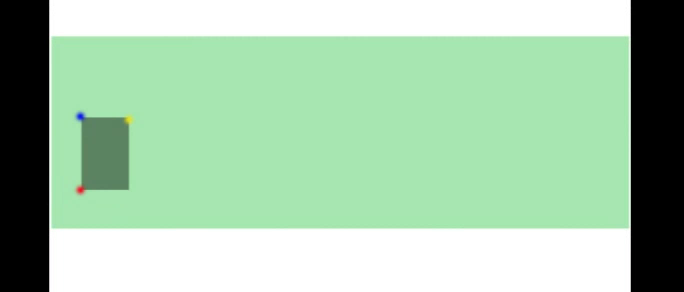
//> input picture frame 15 of examples/opencv/tracking/ExampleVideo.mp4, 684 x 292 px
$ ./main   (built with g++ and OpenCV 4)
//> lines starting //> are read from the running program, lines starting //| are printed output that depends on the picture; after the words box and inside, x2 and y2 are one past the last pixel; in counts of white or black regions, pixels touching at a corner belong together
### examples/opencv/tracking/getColorTrajectory.h
/*
 * getColorTrajectory.h
 *
 *  Created on: Oct 18, 2015
 *      Author: giuliano
 */

#ifndef GETCOLORTRAJECTORY_H_
#define GETCOLORTRAJECTORY_H_

#include <iostream>
#include <stdio.h>
#include <opencv2/imgproc/imgproc.hpp>
#include <opencv2/core/core.hpp>
#include <opencv2/highgui/highgui.hpp>
#include <opencv2/video/video.hpp>
#include <string>
#include <vector>
#include <fstream>


using namespace std;
using namespace cv;


class getColorTrajectory {
public:
	getColorTrajectory();
	virtual ~getColorTrajectory();
	void setColor(int hMin, int sMin, int vMin, int hMax, int sMax, int vMax);
	void drawTrajectory(int r, int g, int b);
	void saveToFile(string path);
	void detectTrajectory(Mat frame);
	Mat getFrame();
	void setLineColor(int r, int g, int b);
	vector<int> getLineColor();
	vector<Point2f> getTrajectory();
private:
	vector<int> colorDetected, lineRGB;
	vector<Point2f> trajectory;
	Mat resized;

};

#endif /* GETCOLORTRAJECTORY_H_ */

### examples/opencv/tracking/getColorTrajectory.cpp
/*
 * getColorTrajectory.cpp
 *
 *  Created on: Oct 18, 2015
 *      Author: giuliano
 */

#include "getColorTrajectory.h"

getColorTrajectory::getColorTrajectory() {
	// TODO Auto-generated constructor stub

}

getColorTrajectory::~getColorTrajectory() {
	// TODO Auto-generated destructor stub
}

void getColorTrajectory::setColor(int hMin, int sMin, int vMin, int hMax, int sMax, int vMax)
{
	colorDetected.push_back(hMin);
	colorDetected.push_back(sMin);
	colorDetected.push_back(vMin);
	colorDetected.push_back(hMax);
    colorDetected.push_back(sMax);
    colorDetected.push_back(vMax);
}

void  getColorTrajectory::setLineColor(int r, int g, int b)
{
	lineRGB.push_back(r);
	lineRGB.push_back(g);
	lineRGB.push_back(b);
}


vector<Point2f> getColorTrajectory::getTrajectory()
{
	return trajectory;
}


Mat getColorTrajectory::getFrame()
{
	return resized;
}

vector<int>  getColorTrajectory::getLineColor()
{
	return lineRGB;
}


void getColorTrajectory::detectTrajectory(Mat frame)
{


			resized=frame;
	        cv::Mat hsv_image, detected;
	        cv::medianBlur(resized, resized, 3);//blur the image before changing to HSV
	        cv::cvtColor(resized, hsv_image, cv::COLOR_BGR2HSV);//change from BGR to HSV, easier to detect colors


	        cv::inRange(hsv_image, cv::Scalar(colorDetected.at(0), colorDetected.at(1), colorDetected.at(2)),//detect a color
	        cv::Scalar(colorDetected.at(3), colorDetected.at(4), colorDetected.at(5)), detected);

	        cv::medianBlur(detected, detected,3);//blur again


	        Mat canny_output;
		    vector<vector<Point> > contours;
		    vector<Vec4i> hierarchy;
		    RNG rng(12345);

		    /// Detect edges using canny
		    Canny( detected, canny_output, 100, 100*2, 3 );
		    /// Find contours
		    findContours( canny_output, contours, hierarchy, CV_RETR_TREE, CV_CHAIN_APPROX_SIMPLE, Point(0, 0) );

	    	  /// Draw contours
		    Mat drawing = Mat::zeros( canny_output.size(), CV_8UC3 );
		    for( int i = 0; i< contours.size(); i++ )
		  	 {
		  	     Scalar color = Scalar( rng.uniform(0, 255), rng.uniform(0,255), rng.uniform(0,255) );
		  	     drawContours( drawing, contours, i, color, 2, 8, hierarchy, 0, Point() );
			 }


		      //saves the contours
	          findContours( canny_output, contours, hierarchy, CV_RETR_TREE, CV_CHAIN_APPROX_SIMPLE, Point(0, 0) );

	          /// Get the moments
	          vector<Moments> mu(contours.size() );
	          if(contours.empty()==false)
	    {
	          for( int i = 0; i < contours.size(); i++ )
	          { mu[i] = moments( contours[i], false ); }

	          ///  Get the mass centers:
	          vector<Point2f> mc( contours.size() );

	          for( int i = 0; i < contours.size(); i++ )
	           { mc[i] = Point2f( mu[i].m10/mu[i].m00 , mu[i].m01/mu[i].m00 ); }

	          if((mc[0].x != mc[0].x) == false)//VERY IMPORTANT!!! THIS line delete all the NaN value from the trajectory
	          trajectory.push_back(mc[0]);//only save one contour


	    }


}


void getColorTrajectory::drawTrajectory(int r, int g, int b)
{
	 if(trajectory.size()>=2)
	 {
		 for(int i=1;i<trajectory.size();i++)
	     line(resized, trajectory.at(i-1),trajectory.at(i), Scalar(r,g,b), 3, 8, 0);
	 }
}

### examples/opencv/tracking/main.cpp
/*
 * main.cpp
 *
 *  Created on: Oct 18, 2015
 *      Author: giuliano
 */
#include "getColorTrajectory.h"
#include<sstream>

int main(int argc, char* argv[])
{

  bool endVideo=false;
  vector<int> line1, line2, line3;
  string path1_x,path2_x,path3_x,path1_y,path2_y,path3_y;
  string finalFrameColor1, finalFrameColor2, finalFrameColor3, finalFrameAllColors;
  VideoCapture cap("ExampleVideo.mp4"); // open the video file for reading

  ofstream color1Trajectory_x,color2Trajectory_x,color3Trajectory_x,color1Trajectory_y,color2Trajectory_y,color3Trajectory_y;
  getColorTrajectory color1, color2,color3;
  int countFrames=0;;
  stringstream streamColor1, streamColor2, streamColor3, streamAllColors;
  string filenameCol1, filenameCol2, filenameCol3, filenameAllColors;
  //SETTINGS//

  Size outputFrameSize(750,450);
  //output frame size
  //choose the size of your image. This is very important.
  //if you set a small size, the contours detected will be too small
  //and therefore the centroids can't be computed.

  bool saveLastFrame = true;
  //true:youwill save the last frame as picture, you will have the
  //picture with the final trajectory
  //if trajectoriesInOneFrame is false, you will only have 3 pictures
  //with individual trajectories
  //if trajectoriesInOneFrame is true, you will have 3 pictures
  //with individual trajectories and one picture with all the trajectories

  //false: dont's save the final frame
  finalFrameColor1="Color1Trajectory";
  finalFrameColor2="Color2Trajectory";
  finalFrameColor3="Color3TRajectory";
  finalFrameAllColors="Trajectories";


  bool showVideo = false;
  //show video
  //the video that you updated will be shown
  //even if nothing is detected the video will still be shown


  bool trajectoriesInOneFrame = false;
  //trajectories in one frame
  //false: each trajectory will be in one individual window
  //true:  each trajectory will be in one individual window, one additional window will
  //show all the trajectories together

  bool printTrajectoriesToFiles=true;
  // print trajectories to file
  // false: trajectories will not be saved
  // true: trajectories will be saved in a file, you can set the path

  //choose the path where you want your trajectories to be saved
  //will be printed one file per each coordinate per trajectory
  //the standard path will save the trajectories in the project folder
  //remember to reload the folder(f5 on the folder name) to see the files
  path1_x="color1_x.txt";
  path2_x="color2_x.txt";
  path3_x="color3_x.txt";
  path1_y="color1_y.txt";
  path2_y="color2_y.txt";
  path3_y="color3_y.txt";


  //which colors you want to detect???
  //here you need to add minimum and maximum HSV values.
  //In order to get these values do the following:
  //Donwload gimp for Ubuntu, and open the toolbox
  //Select a color in the color box
  //The color will have an H value=x
  //then your minimum and max value for H will be (x/2)-10 and (x/2)+10 respectively
  //the other values are not VERY important, is ok to tune them manually..
  //EXAMPLE..H value RED in Gimp: 360
  //minH=(360/2)-10=170 maxH=(360/2)+10=190
  color1.setColor(170,100,160,190,255,255);//red
  color2.setColor(15,100,100,40,255,255);//yellow
  color3.setColor(110,100,100,130,255,255);//blue
  //color3.setColor(50,100,100,70,255,255);//green

  //Which color you want to use for the trajectory?
  //Of course the best would be to use the same color as the detected one
  //but you can change it if you want. Here you have to useRGB values
  //you can use Gimp agin to detecg RGB values.
  //PLEASE NOTE..in OpenCV a color is defined as Scalar(a,b,c)
  //where a=Blue b=Green c=Red
  //Example Red in Gimp = 255 0 0
  //Red in Opencv Scalar(0,0,255).. use this definition to set your color line
  color1.setLineColor(0,0,255);//red
  color2.setLineColor(0,255,255);//yellow
  color3.setLineColor(255,0,0);//blue
  //color3.setLineColor(0,255,0);//green


  //SETTINGS

  if(saveLastFrame==true)
  {

    string type = ".jpg";

    streamColor1<<finalFrameColor1<<type;
    filenameCol1 = streamColor1.str();
    streamColor1.str("");


    streamColor2<<finalFrameColor2<<type;
    filenameCol2 = streamColor2.str();
    streamColor2.str("");


    streamColor3<<finalFrameColor3<<type;
    filenameCol3 = streamColor3.str();
    streamColor3.str("");

    if(trajectoriesInOneFrame==true)
    {


      streamAllColors<<finalFrameAllColors<<type;
      filenameAllColors = streamAllColors.str();
      streamAllColors.str("");

    }


  }


  if ( !cap.isOpened() )
  {
    cout << "Cannot open the video file" << endl;
    return -1;
  }

  double fps = cap.get(CV_CAP_PROP_FPS); //get the frames per seconds of the video

  while(1)
  {

    Mat frameColor1,frameColor2,frameColor3, frame, totalFrame, showVideoFrame;


    bool bSuccess = cap.read(frame); // read a new frame from video
//> frame is the input picture: 292 rows x 684 cols, CV_8UC3; mean B, G, R 171.8, 201.1, 166.4


    if(frame.empty())
    {

      cout<< "endddddd";
      break;
    }

    if (!bSuccess) //if not success, break loop
    {
      cout << "Cannot read the frame from video file" << endl;
      break;
    }


    resize(frame, frame, outputFrameSize, 0, 0);//set image size
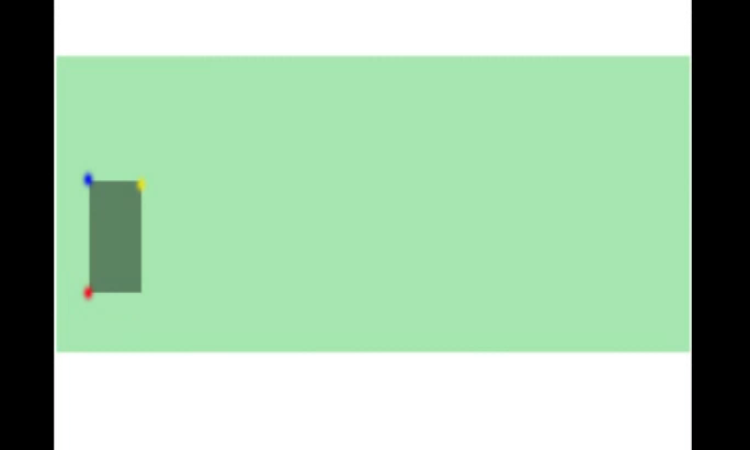
//> frame: 450 rows x 750 cols, CV_8UC3; mean B, G, R 171.8, 201.1, 166.4

    frameColor1=frame.clone();
    frameColor2=frame.clone();
    frameColor3=frame.clone();
    totalFrame=frame.clone();
    showVideoFrame=frame.clone();


    //Drawing trajectories in individual frames
    color1.detectTrajectory(frameColor1);
//> in detectTrajectory, `cv::inRange(hsv_image, cv::Scalar(colorDetected.at(0), colorDetected.a..`:
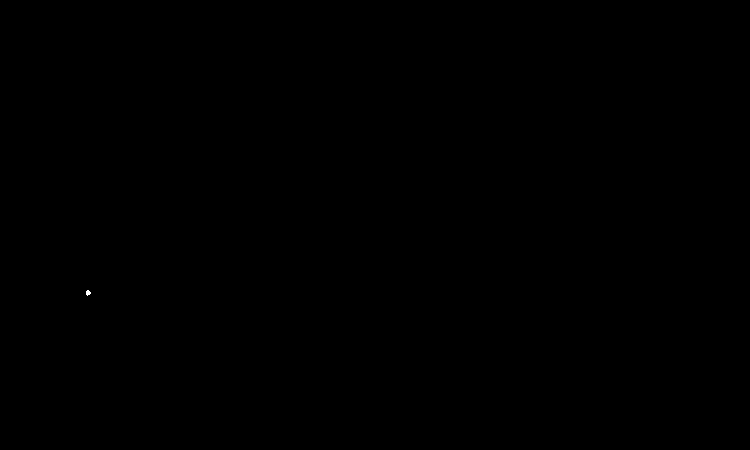
//> detected: 450 rows x 750 cols, CV_8UC1; 0.01% white; 1 white region, box (x1, y1, x2, y2) and area: (86, 290, 91, 296) 21
//> in detectTrajectory, `findContours( canny_output, contours, hierarchy, CV_RETR_TREE, CV_CHAI..`: contours = 2 contours, all with area under 20
//> the loop in detectTrajectory, `for( int i = 0; i< contours.size(); i++ )` made 2 passes
//> in detectTrajectory, `vector<Moments> mu(contours.size() );`: mu = 2 items
//> the loop in detectTrajectory, `for( int i = 0; i < contours.size(); i++ ) { mu[i] = moments( contours..` made 2 passes
//> the loop in detectTrajectory, `for( int i = 0; i < contours.size(); i++ ) { mc[i] = Point2f( mu[i].m1..` made 2 passes
//> in detectTrajectory, `trajectory.push_back(mc[0]);`: trajectory = 1 Point (x, y): [87.68, 292.1]
    color1.drawTrajectory(color1.getLineColor().at(0),color1.getLineColor().at(1),color1.getLineColor().at(2));

    color2.detectTrajectory(frameColor2);
//> in detectTrajectory (call 2), `findContours( canny_output, contours, hierarchy, CV_RETR_TREE, CV_CHAI..`: contours = 2 contours; box (x1, y1, x2, y2) and area: (135, 178, 145, 191) 86, (135, 178, 145, 191) 80
//> the loop in detectTrajectory (call 2), `for( int i = 0; i< contours.size(); i++ )` made 2 passes
//> the loop in detectTrajectory (call 2), `for( int i = 0; i < contours.size(); i++ ) { mu[i] = moments( contours..` made 2 passes
//> the loop in detectTrajectory (call 2), `for( int i = 0; i < contours.size(); i++ ) { mc[i] = Point2f( mu[i].m1..` made 2 passes
    color2.drawTrajectory(color2.getLineColor().at(0),color2.getLineColor().at(1),color2.getLineColor().at(2));

    color3.detectTrajectory(frameColor3);
//> in detectTrajectory (call 3), `cv::inRange(hsv_image, cv::Scalar(colorDetected.at(0), colorDetected.a..`:
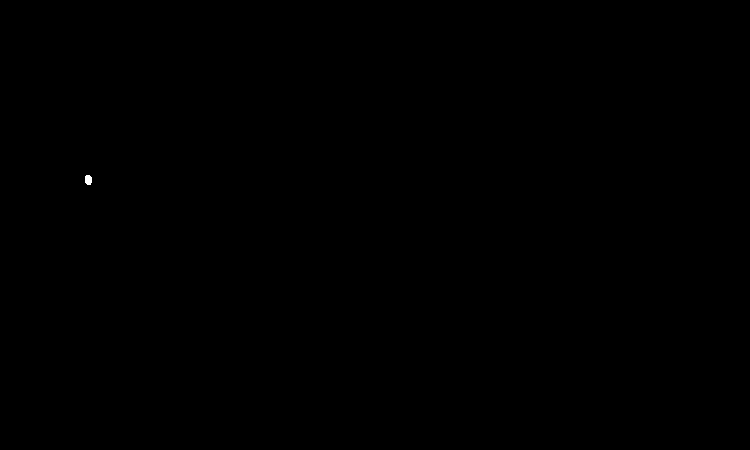
//> detected: 450 rows x 750 cols, CV_8UC1; 0.02% white; 1 white region, box (x1, y1, x2, y2) and area: (85, 175, 92, 185) 61
//> in detectTrajectory (call 3), `findContours( canny_output, contours, hierarchy, CV_RETR_TREE, CV_CHAI..`: contours = 2 contours; box (x1, y1, x2, y2) and area: (84, 174, 92, 185) 60, (84, 174, 92, 185) 54
//> the loop in detectTrajectory (call 3), `for( int i = 0; i< contours.size(); i++ )` made 2 passes
//> the loop in detectTrajectory (call 3), `for( int i = 0; i < contours.size(); i++ ) { mu[i] = moments( contours..` made 2 passes
//> the loop in detectTrajectory (call 3), `for( int i = 0; i < contours.size(); i++ ) { mc[i] = Point2f( mu[i].m1..` made 2 passes
//> in detectTrajectory (call 3), `trajectory.push_back(mc[0]);`: trajectory = 1 Point (x, y): [87.67, 179.3]
    color3.drawTrajectory(color3.getLineColor().at(0),color3.getLineColor().at(1),color3.getLineColor().at(2));


    //Drawing trajectories in one frame
    if(color1.getTrajectory().size()>=2)
    {
      for(int i=1;i<color1.getTrajectory().size();i++)
        line(totalFrame, color1.getTrajectory().at(i-1),color1.getTrajectory().at(i), Scalar(color1.getLineColor().at(0),color1.getLineColor().at(1),color1.getLineColor().at(2)), 3, 8, 0);
    }

    if(color2.getTrajectory().size()>=2)
    {
      for(int i=1;i<color2.getTrajectory().size();i++)
        line(totalFrame, color2.getTrajectory().at(i-1),color2.getTrajectory().at(i), Scalar(color2.getLineColor().at(0),color2.getLineColor().at(1),color2.getLineColor().at(2)), 3, 8, 0);
    }

    if(color3.getTrajectory().size()>=2)
    {
      for(int i=1;i<color3.getTrajectory().size();i++)
        line(totalFrame, color3.getTrajectory().at(i-1),color3.getTrajectory().at(i), Scalar(color3.getLineColor().at(0),color3.getLineColor().at(1),color3.getLineColor().at(2)), 3, 8, 0);
    }


    if(saveLastFrame==true)
    {
      if(color1.getTrajectory().size()>0)
        imwrite(filenameCol1,frameColor1);

      if(color2.getTrajectory().size()>0)
        imwrite(filenameCol2,frameColor2);

      if(color3.getTrajectory().size()>0)
        imwrite(filenameCol3,frameColor3);

      if(trajectoriesInOneFrame==true)
      {
        imwrite(filenameAllColors,totalFrame);

      }


    }


    if(trajectoriesInOneFrame==true)
      imshow("Trajectories", totalFrame);

    if(color1.getTrajectory().size()> 0)
      imshow("Color1", color1.getFrame());

    if(color2.getTrajectory().size()> 0)
      imshow("Color2", color2.getFrame());

    if(color3.getTrajectory().size()> 0)
      imshow("Color3", color3.getFrame());

    if(showVideo==true)
      imshow("Video", showVideoFrame);

    if(waitKey(30) == 27) //wait for 'esc' key press for 30 ms. If 'esc' key is pressed, break loop
//> the Esc key is pressed
    {
      cout << "esc key is pressed by user" << endl;
      break;
    }
  }


  if(printTrajectoriesToFiles==true)
  {

    if(color1.getTrajectory().size()>0)
    {
      color1Trajectory_x.open(path1_x.c_str());
      color1Trajectory_y.open(path1_y.c_str());
      for(int i=0;i<color1.getTrajectory().size();i++)
      {
        color1Trajectory_x << color1.getTrajectory().at(i).x << endl;
        color1Trajectory_y << color1.getTrajectory().at(i).y << endl;
      }

      color1Trajectory_x.close();
      color1Trajectory_y.close();
    }


    if(color2.getTrajectory().size()>0)
    {
      color2Trajectory_x.open(path2_x.c_str());
      color2Trajectory_y.open(path2_y.c_str());
      for(int i=0;i<color2.getTrajectory().size();i++)
      {
        color2Trajectory_x << color2.getTrajectory().at(i).x << endl;
        color2Trajectory_y << color2.getTrajectory().at(i).y << endl;
      }

      color2Trajectory_x.close();
      color2Trajectory_y.close();
    }


    if(color3.getTrajectory().size()>0)
    {
      color3Trajectory_x.open(path3_x.c_str());
      color3Trajectory_y.open(path3_y.c_str());
      for(int i=0;i<color3.getTrajectory().size();i++)
      {
        color3Trajectory_x << color3.getTrajectory().at(i).x << endl;
        color3Trajectory_y << color3.getTrajectory().at(i).y << endl;
      }

      color3Trajectory_x.close();
      color3Trajectory_y.close();
    }


  }


  return 0;

}

$ run again, starting later in the video
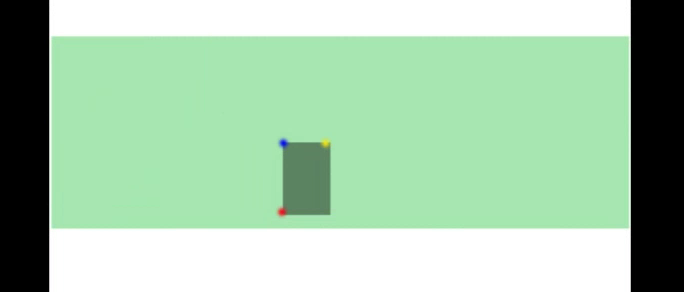
//> input picture frame 67 of examples/opencv/tracking/ExampleVideo.mp4, 684 x 292 px
//> frame is the input picture: 292 rows x 684 cols, CV_8UC3; mean B, G, R 171.8, 201.1, 166.4
//> `resize(frame, frame, outputFrameSize, 0, 0);`:
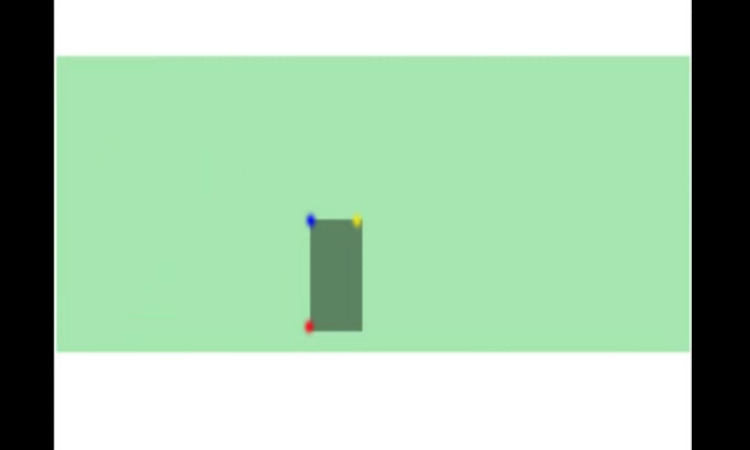
//> frame: 450 rows x 750 cols, CV_8UC3; mean B, G, R 171.8, 201.1, 166.4
//> resized: 450 rows x 750 cols, CV_8UC3; 4.25% of pixels changed, all inside (x1, y1, x2, y2) = (48, 0, 697, 450)
//> hsv_image: 450 rows x 750 cols, CV_8UC3; mean H, S, V 38.5, 39.8, 201.2
//> canny_output: 450 rows x 750 cols, CV_8UC1; 0% white in thin lines or dots, all inside (x1, y1, x2, y2) = (307, 324, 312, 329)
//> contours = 2 contours, all with area under 20
//> the loop in detectTrajectory, `for( int i = 0; i< contours.size(); i++ )` made 2 passes
//> mu = 2 items
//> the loop in detectTrajectory, `for( int i = 0; i < contours.size(); i++ ) { mu[i] = moments( contours..` made 2 passes
//> the loop in detectTrajectory, `for( int i = 0; i < contours.size(); i++ ) { mc[i] = Point2f( mu[i].m1..` made 2 passes
//> trajectory = 1 Point (x, y): [309.2, 326.1]
//> canny_output: 450 rows x 750 cols, CV_8UC1; 0.01% white in thin lines or dots, all inside (x1, y1, x2, y2) = (351, 214, 362, 228)
//> contours = 2 contours; box (x1, y1, x2, y2) and area: (351, 214, 362, 228) 98, (351, 214, 362, 228) 92
//> the loop in detectTrajectory (call 2), `for( int i = 0; i< contours.size(); i++ )` made 2 passes
//> the loop in detectTrajectory (call 2), `for( int i = 0; i < contours.size(); i++ ) { mu[i] = moments( contours..` made 2 passes
//> the loop in detectTrajectory (call 2), `for( int i = 0; i < contours.size(); i++ ) { mc[i] = Point2f( mu[i].m1..` made 2 passes
//> canny_output: 450 rows x 750 cols, CV_8UC1; 0.01% white in thin lines or dots, all inside (x1, y1, x2, y2) = (306, 215, 315, 227)
//> contours = 2 contours; box (x1, y1, x2, y2) and area: (306, 215, 315, 227) 70, (306, 215, 315, 227) 64

$ run again, starting later in the video
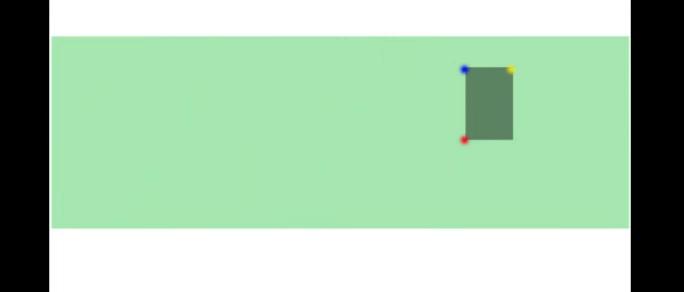
//> input picture frame 120 of examples/opencv/tracking/ExampleVideo.mp4, 684 x 292 px
//> frame is the input picture: 292 rows x 684 cols, CV_8UC3; mean B, G, R 171.8, 201.1, 166.4
//> `resize(frame, frame, outputFrameSize, 0, 0);`:
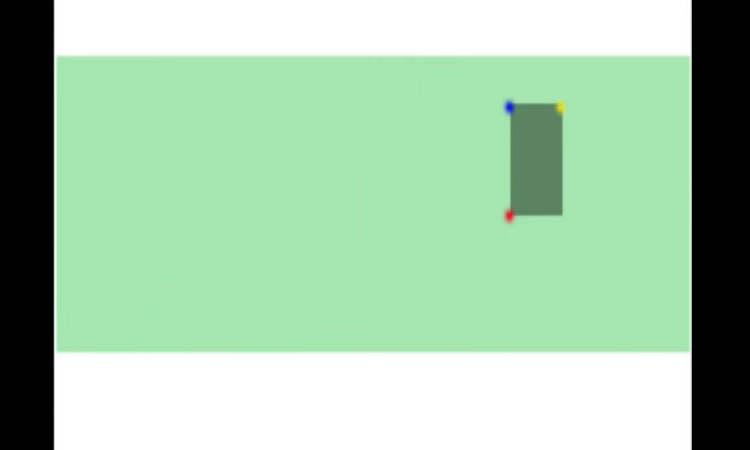
//> frame: 450 rows x 750 cols, CV_8UC3; mean B, G, R 171.8, 201.1, 166.3
//> resized: 450 rows x 750 cols, CV_8UC3; 4.38% of pixels changed, all inside (x1, y1, x2, y2) = (48, 0, 697, 450)
//> hsv_image: 450 rows x 750 cols, CV_8UC3; mean H, S, V 38.5, 39.8, 201.2
//> canny_output: 450 rows x 750 cols, CV_8UC1; 0% white in thin lines or dots, all inside (x1, y1, x2, y2) = (507, 213, 511, 217)
//> contours = 2 contours, all with area under 20
//> the loop in detectTrajectory, `for( int i = 0; i< contours.size(); i++ )` made 2 passes
//> mu = 2 items
//> the loop in detectTrajectory, `for( int i = 0; i < contours.size(); i++ ) { mu[i] = moments( contours..` made 2 passes
//> the loop in detectTrajectory, `for( int i = 0; i < contours.size(); i++ ) { mc[i] = Point2f( mu[i].m1..` made 2 passes
//> trajectory = 1 Point (x, y): [508.8, 214.8]
//> canny_output: 450 rows x 750 cols, CV_8UC1; 0.01% white in thin lines or dots, all inside (x1, y1, x2, y2) = (555, 100, 565, 114)
//> contours = 2 contours; box (x1, y1, x2, y2) and area: (555, 100, 565, 114) 90, (555, 100, 565, 114) 83
//> the loop in detectTrajectory (call 2), `for( int i = 0; i< contours.size(); i++ )` made 2 passes
//> the loop in detectTrajectory (call 2), `for( int i = 0; i < contours.size(); i++ ) { mu[i] = moments( contours..` made 2 passes
//> the loop in detectTrajectory (call 2), `for( int i = 0; i < contours.size(); i++ ) { mc[i] = Point2f( mu[i].m1..` made 2 passes
//> canny_output: 450 rows x 750 cols, CV_8UC1; 0.01% white in thin lines or dots, all inside (x1, y1, x2, y2) = (505, 101, 514, 113)
//> contours = 2 contours; box (x1, y1, x2, y2) and area: (505, 101, 514, 113) 68, (505, 101, 514, 113) 60
